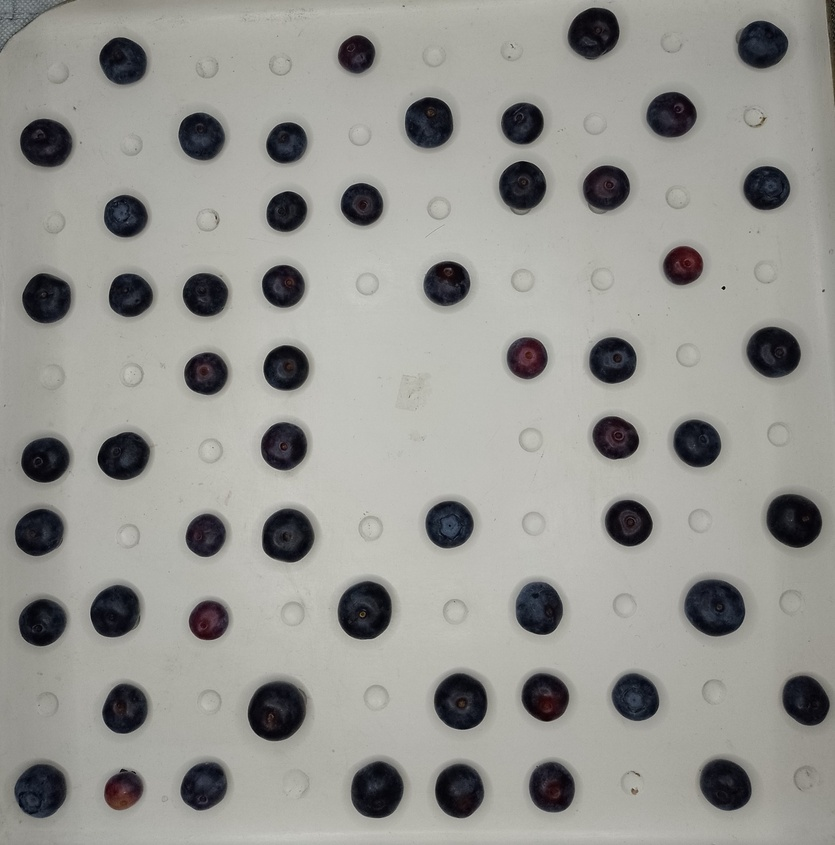
#> input picture app/image/img8107_20231118.jpeg, 835 x 845 px, shrunk from 1582 x 1600 before the run
$ python -i square_3.py   (imports and definitions only)   (older library calls are emulated)
#> lines starting #> are read from the running program, lines starting #| are printed output that depends on the picture; after the words box and inside, x2 and y2 are one past the last pixel; in counts of white or black regions, pixels touching at a corner belong together
#> further down, picture is the input picture: shape (845, 835, 3); mean B, G, R 146.1, 150.6, 151
import cv2
import numpy as np
import matplotlib.pyplot as plt

# Normal routines
#imagen = cv2.imread('Fabi__24MP.jpg')

def square(img):
	#variables generales
	cX = 0
	cY = 0
	_x = 0
	_y = 0
	font = cv2.FONT_HERSHEY_SIMPLEX
	original = img.copy()
	original = cv2.cvtColor(original, cv2.COLOR_BGR2RGB)
	hsv = cv2.cvtColor(img, cv2.COLOR_BGR2HSV)
#> hsv: shape (845, 835, 3); mean H, S, V 42.1, 19.5, 152.2
	img = cv2.cvtColor(img, cv2.COLOR_BGR2RGB)
	#Establecemos el rango mínimo y máximo de H-S-V:
	amarillo_bajos = np.array([25,0,0])
	amarillo_altos = np.array([35,255,255])
	mask = cv2.inRange(hsv, amarillo_bajos, amarillo_altos)
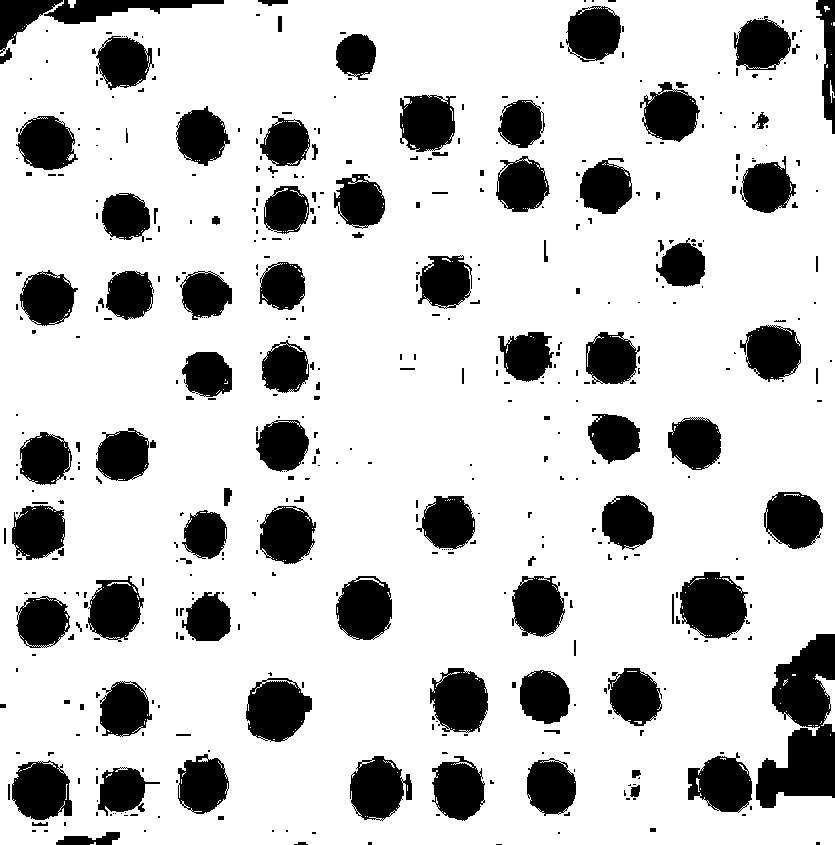
#> mask: shape (845, 835); 80.1% white; 485 black regions (345 under 20 px)
	_, contours, hierachy = cv2.findContours(mask,cv2.RETR_CCOMP,cv2.CHAIN_APPROX_SIMPLE)
#> contours = 1286 contours, 1065 with area under 20; largest, box (x1, y1, x2, y2) and area: (0, 0, 835, 845) 689024, (679, 571, 749, 640) 3542, (245, 680, 313, 743) 3162, (429, 667, 489, 733) 2988, (335, 575, 393, 641) 2914
	#Encontrar el cuadrado
	for i, cnt in enumerate (contours):
		if hierachy[0,i,3] == -1:
			x,y,w,h = cv2.boundingRect(cnt)
			if (w > cX and h > cY):
				cX = w
				cY = h
				_x = x
				_y = y
				area = cv2.contourArea(cnt)
#> this loop made 1286 passes
#> (x, y, w, h, cX, cY, area) on pass 63: (815, 674, 20, 58, 20, 58, 356.5)
#> (cnt, x, y, w, h) on passes 5, 6, 11, 18, 25, 26: ([[700, 788], [700, 789]], 700, 788, 1, 2), ([[407, 785], [407, 790]], 407, 785, 1, 6), ([[181, 779], [181, 783]], 181, 779, 1, 5), ([[20, 770], [19, 771], [20, 770], [21, 770]], 19, 770, 3, 2), ([[273, 739], [274, 739]], 273, 739, 2, 1), ([[830, 734], [830, 735]], 830, 734, 1, 2)
#> after the loop, area = 689023.5; cX = 835; cY = 845
	#print (cX,cY)
	cv2.rectangle(mask, (_x,_y), (_x+cX,_y+cY), (0,255,0), 2)
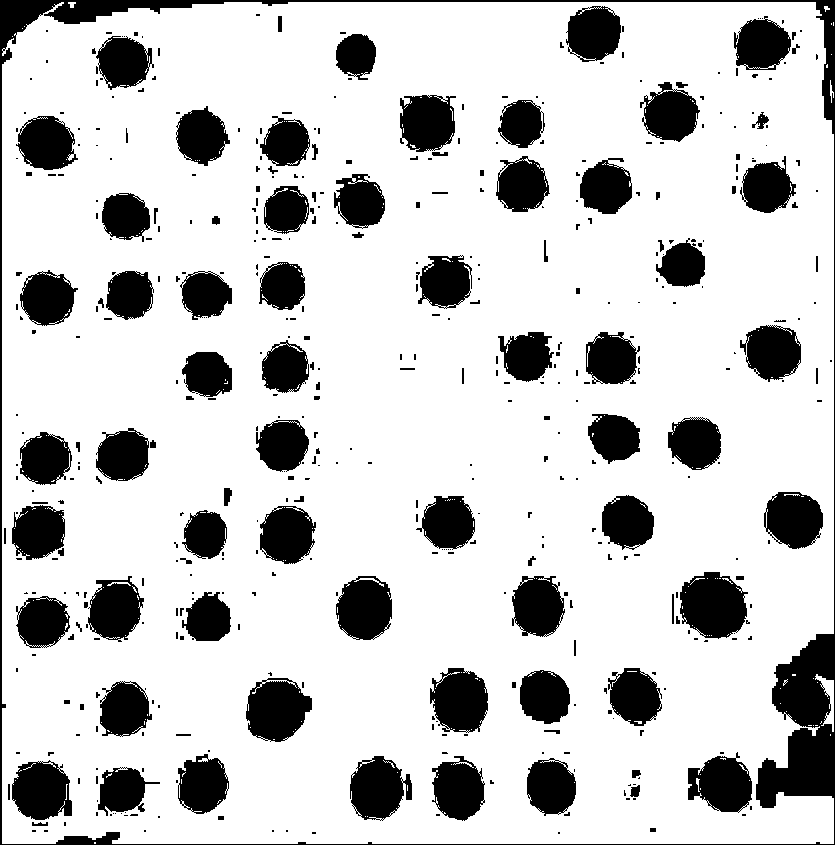
#> mask: shape (845, 835); 79.5% white; 471 black regions (339 under 20 px), largest, box (x1, y1, x2, y2) and area: (0, 0, 835, 845) 18077, (680, 572, 748, 639) 3385, (246, 678, 312, 742) 3086
	roi = original[_y:_y+cY,_x:_x+cX]
	# plt.imshow(roi)
	# plt.show()
	return roi,cX,cY,area

# [6 lines of commented-out code are left out]

>>> import cv2
>>> picture = cv2.imread('../image/img8107_20231118.jpeg')
>>> result = square(picture)
